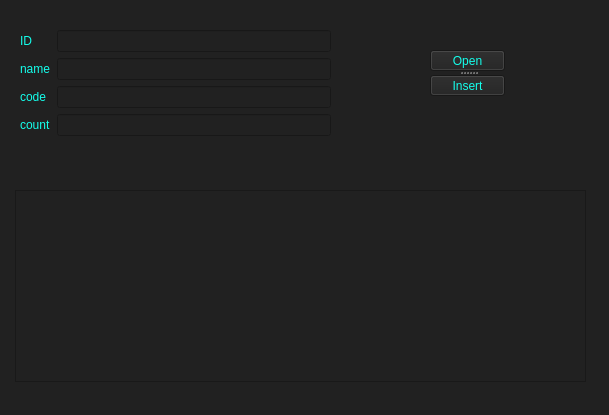
<?xml version="1.0" encoding="UTF-8"?>
<ui version="4.0">
 <class>Form</class>
 <widget class="QWidget" name="Form">
  <property name="geometry">
   <rect>
    <x>0</x>
    <y>0</y>
    <width>609</width>
    <height>415</height>
   </rect>
  </property>
  <property name="sizePolicy">
   <sizepolicy hsizetype="Preferred" vsizetype="Preferred">
    <horstretch>0</horstretch>
    <verstretch>0</verstretch>
   </sizepolicy>
  </property>
  <property name="windowTitle">
   <string>Form</string>
  </property>
  <property name="styleSheet">
   <string notr="true">background-color: rgb(33, 33, 33)</string>
  </property>
  <widget class="QTableWidget" name="twStaffs">
   <property name="geometry">
    <rect>
     <x>15</x>
     <y>190</y>
     <width>571</width>
     <height>192</height>
    </rect>
   </property>
   <property name="styleSheet">
    <string notr="true">color: rgb(20, 255, 236)</string>
   </property>
  </widget>
  <widget class="QSplitter" name="splitter">
   <property name="geometry">
    <rect>
     <x>430</x>
     <y>50</y>
     <width>75</width>
     <height>46</height>
    </rect>
   </property>
   <property name="orientation">
    <enum>Qt::Vertical</enum>
   </property>
   <widget class="QPushButton" name="pushButton">
    <property name="styleSheet">
     <string notr="true">color: rgb(20, 255, 236)</string>
    </property>
    <property name="text">
     <string>Open</string>
    </property>
   </widget>
   <widget class="QPushButton" name="pushButton_2">
    <property name="styleSheet">
     <string notr="true">color: rgb(20, 255, 236)</string>
    </property>
    <property name="text">
     <string>Insert</string>
    </property>
   </widget>
  </widget>
  <widget class="QWidget" name="layoutWidget">
   <property name="geometry">
    <rect>
     <x>20</x>
     <y>30</y>
     <width>311</width>
     <height>141</height>
    </rect>
   </property>
   <layout class="QFormLayout" name="formLayout">
    <item row="0" column="0">
     <widget class="QLabel" name="label">
      <property name="styleSheet">
       <string notr="true">color: rgb(20, 255, 236)</string>
      </property>
      <property name="text">
       <string>ID</string>
      </property>
     </widget>
    </item>
    <item row="1" column="0">
     <widget class="QLabel" name="label_2">
      <property name="styleSheet">
       <string notr="true">color: rgb(20, 255, 236)</string>
      </property>
      <property name="text">
       <string>name</string>
      </property>
     </widget>
    </item>
    <item row="2" column="0">
     <widget class="QLabel" name="label_3">
      <property name="styleSheet">
       <string notr="true">color: rgb(20, 255, 236)</string>
      </property>
      <property name="text">
       <string>code</string>
      </property>
     </widget>
    </item>
    <item row="3" column="0">
     <widget class="QLabel" name="label_4">
      <property name="styleSheet">
       <string notr="true">color: rgb(20, 255, 236)</string>
      </property>
      <property name="text">
       <string>count</string>
      </property>
     </widget>
    </item>
    <item row="0" column="1">
     <widget class="QLineEdit" name="leID">
      <property name="styleSheet">
       <string notr="true">color: rgb(20, 255, 236)</string>
      </property>
     </widget>
    </item>
    <item row="1" column="1">
     <widget class="QLineEdit" name="lename">
      <property name="styleSheet">
       <string notr="true">color: rgb(20, 255, 236)</string>
      </property>
     </widget>
    </item>
    <item row="2" column="1">
     <widget class="QLineEdit" name="lecode">
      <property name="styleSheet">
       <string notr="true">color: rgb(20, 255, 236)</string>
      </property>
     </widget>
    </item>
    <item row="3" column="1">
     <widget class="QLineEdit" name="lecount">
      <property name="styleSheet">
       <string notr="true">color: rgb(20, 255, 236)</string>
      </property>
     </widget>
    </item>
   </layout>
  </widget>
 </widget>
 <resources/>
 <connections/>
</ui>
